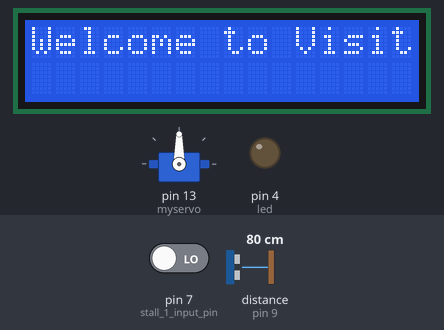
The sketch below on a simulated Arduino Uno, built with avr-gcc and run on an emulated ATmega328P. Shown: 16×2 character LCD, servo, output pins drawn as LEDs (lit = HIGH). Wiring (inferred from the names in the program): ultrasonic range finder: trigger pin 10; echo pin 9. The inputs (shaded band) are chosen by the test bench; at power-on: distance to the obstacle (sensor on pin 9) 80 cm, pin 7 (stall_1_input_pin) LOW. The echo pulse lasts 58.3 µs per cm; pins used as bus, display or sensor lines are not drawn.

Above: at 1.2 s.
1.3 s: distance to the obstacle (sensor on pin 9) set to 23 cm
3.4 s: distance to the obstacle (sensor on pin 9) set to 19 cm
At 4.98 s:
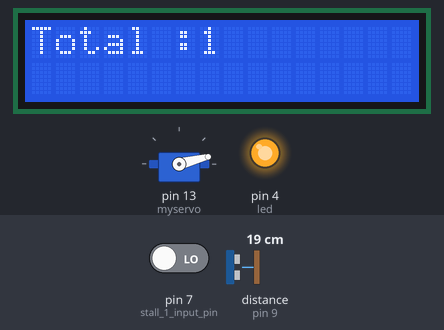
At 6.1 s:
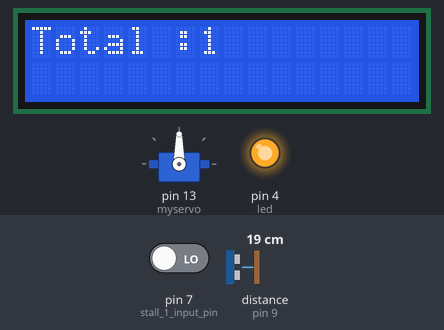
6.9 s: pin 7 (stall_1_input_pin) driven HIGH
At 10.9 s:
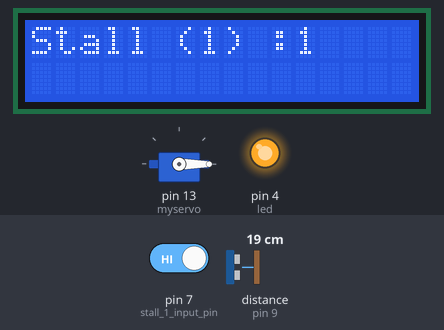
Timing chart, 0 to 17.2 s (numbered marks = the images above; inputs shaded):
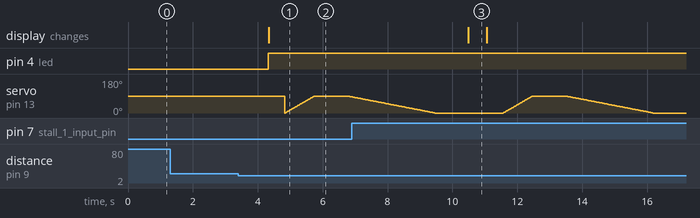

The sketch:

visitor_counter.ino
```cpp
#include <LiquidCrystal.h>
#include <Servo.h>
#include <IRremote.h>
IRrecv irrecv(8);
decode_results signals;
Servo myservo;
const int rs = 12, en = 11, d4 = 6, d5 = 5, d6 = 3, d7 = 2;
LiquidCrystal lcd(rs, en, d4, d5, d6, d7);
// Define pins for ultrasonic and buzzer
int const trigPin = 10;
int const echoPin = 9;
int const buzzPin = 2;
int const led = 4;
int total_counter=0;
int pos = 0;
//stall 1
int stall_1_counter=0;
int ledPin = 8;
int stall_1_input_pin = 7;
int pirState = LOW;
//lcd

void setup()
{
  irrecv.enableIRIn();
  lcd.begin(16, 2);
  lcd.print("Welcome to Visitor Counter!");
  pinMode(led, OUTPUT);
  pinMode(trigPin, OUTPUT); // trig pin will have pulses output
  pinMode(echoPin, INPUT); // echo pin should be input to get pulse width
  pinMode(buzzPin, OUTPUT); // buzz pin is output to control buzzering
  Serial.begin(9600);
  myservo.attach(13);
}
void loop()
{
  // Duration will be the input pulse width and distance will be the distance to the obstacle in centimeters
  int duration, distance;
  // Output pulse with 1ms width on trigPin
  digitalWrite(trigPin, HIGH);
  delay(1);
  digitalWrite(trigPin, LOW);
  // Measure the pulse input in echo pin
  duration = pulseIn(echoPin, HIGH);
  // Distance is half the duration devided by 29.1 (from datasheet)
  distance = (duration/2) / 29.1;
  //digitalWrite(led, HIGH);
  // if distance less than 0.5 meter and more than 0 (0 or less means over range)
  if (distance <= 20 && distance >= 0) {
    // Buzz
      digitalWrite(led, HIGH);
      total_counter++;
      counterDisplay();
      servo();
  } else {
      // Don't buzz
      digitalWrite(led, LOW);
  }

    // Reads the echoPin, returns the sound wave travel time in microseconds
    duration = pulseIn(echoPin, HIGH);
    // Calculating the distance
    distance= duration*0.034/2;
  // Prints the distance on the Serial Monitor

//remote_control() function call
remote_control();


//stall 1
int val = 0;
val = digitalRead(stall_1_input_pin);  // read input value
  if (val == HIGH) {            // check if the input is HIGH
    digitalWrite(ledPin, HIGH);  // turn LED ON
    if (pirState == LOW) {
      // we have just turned on
      if(stall_1_counter <= total_counter){
        stall_1_counter++;
      }
      counterStall_1();
      // We only want to print on the output change, not state
      pirState = HIGH;
    }
  } else {
    digitalWrite(ledPin, LOW); // turn LED OFF
    if (pirState == HIGH){
      // we have just turned of
//      stall_1_exit();
      // We only want to print on the output change, not state
      pirState = LOW;
    }
  }

delay(60);
}

int counterDisplay(){
  lcd.clear();
  lcd.print("Total :");
  lcd.print(total_counter);
   delay(500);
}

int counterStall_1(){
  lcd.clear();
  lcd.print("Stall (1) :");
  lcd.print(stall_1_counter);
   delay(500);
}

void stall_1_exit(){
  lcd.print("Someone Exit From Stall (1):");
   delay(500);
   lcd.clear();
}
//gateopen
void servo(){
   for (pos = 0; pos <= 90; pos += 1) { // goes from 0 degrees to 180 degrees
    // in steps of 1 degree
    myservo.write(pos);              // tell servo to go to position in variable 'pos'
    delay(10);                       // waits 15ms for the servo to reach the position
  }
  delay(1000);
  for (pos = 90; pos >= 0; pos -= 1) { // goes from 180 degrees to 0 degrees
    myservo.write(pos);              // tell servo to go to position in variable 'pos'
    delay(30);                       // waits 15ms for the servo to reach the position
  }
}

void remote_control(){
  if (irrecv.decode(&signals)) {
//        if(signals.value==16738455){
//          counterDisplay();
//        }else if(signals.value==16724175){
//          counterStall_1();
//        }else if(signals.value==REMOTE_KEY_1){
//          servo();
//        }
      switch(signals.value)  // formatted to be less 'long'
        {
          case 0xFF6897:
            servo();
            total_counter++;
            break;
          case 0xFF30CF: counterStall_1(); break;
          case 0xFF52AD: counterDisplay();     break;
        }
        irrecv.resume(); // get the next signal
    }
}
```

Measured:
- the behaviour switches between 22 and 21 cm on distance to the obstacle (sensor on pin 9) (found by bisection; images 0 and 1)
- after the input at 1.3 s, every drawn part: stays the same
- after the input at 3.4 s, pin 4 (led): LOW → HIGH after 0.93 s; the display: changes after 0.93 s (image 1)
- after the input at 6.9 s, the display: changes after 3.6 s (image 3)
- what the display in image 3 shows lasts 0.6 s, from 10.5 s to 11.1 s
